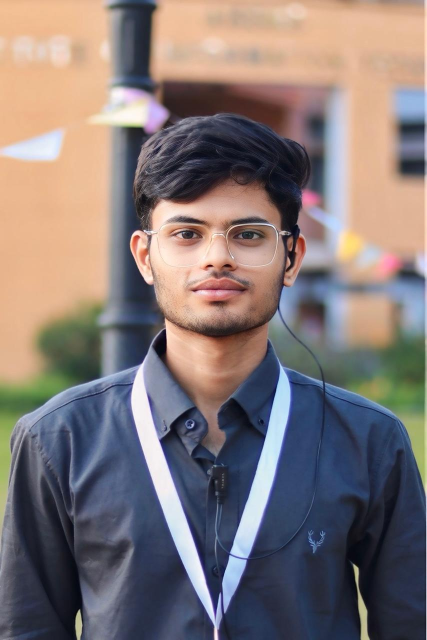
#> input picture Tushar_Narokar/task 5/task 5.2/sample_image.png, 854 x 1280 px (shown at 1/2 size)
$ jupyter execute image_processing_tasks.ipynb   (shell and % lines are left out)
#> lines starting #> are read from the running program, lines starting #| are printed output that depends on the picture; after the words box and inside, x2 and y2 are one past the last pixel; in counts of white or black regions, pixels touching at a corner belong together
# Image Processing Mini Tasks using OpenCV

This notebook demonstrates several core image processing techniques using the OpenCV library, including:
1. **Edge Detection** using the Canny algorithm.
2. **Image Thresholding** (Binary, Otsu, and Adaptive).
3. **Image Augmentation** (Flip, Rotate, and Brightness adjustment).

[cell 1]
import cv2
import numpy as np
import matplotlib.pyplot as plt


def show_image(image, title='Image', cmap=None):
    plt.figure(figsize=(8, 6))
    if len(image.shape) == 3:
        plt.imshow(cv2.cvtColor(image, cv2.COLOR_BGR2RGB))
    else:
        plt.imshow(image, cmap=cmap if cmap else 'gray')
    plt.title(title)
    plt.axis('off')
    plt.show()


img = cv2.imread('sample_image.png')
#> img is the input picture: shape (1280, 854, 3); mean B, G, R 118.8, 119.4, 130.9
show_image(img, 'Original Image')

## 1. Edge Detection (Canny)

The Canny edge detector is a multi-stage algorithm to detect a wide range of edges in images. It involves noise reduction, finding intensity gradients, non-maximum suppression, and hysteresis thresholding.

[cell 2]
gray = cv2.cvtColor(img, cv2.COLOR_BGR2GRAY)
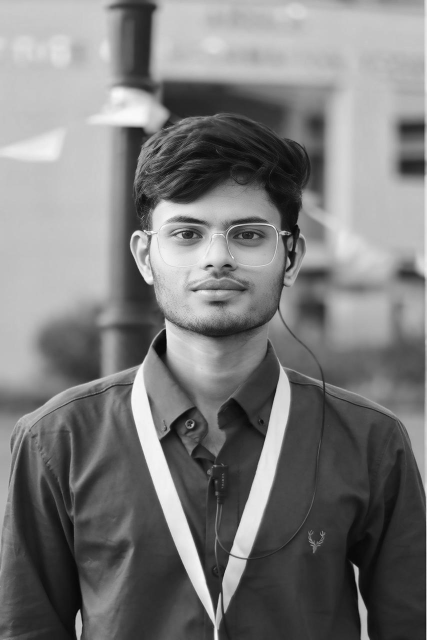
#> gray: shape (1280, 854) (shown at 1/2 size); min 1, max 253, mean 122.8
edges = cv2.Canny(gray, threshold1=100, threshold2=200)
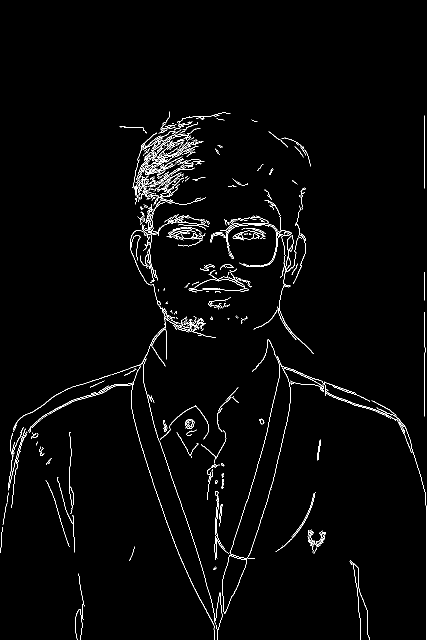
#> edges: shape (1280, 854) (shown at 1/2 size); 2% white in thin lines or dots, all inside (x1, y1, x2, y2) = (0, 223, 853, 1280)

show_image(edges, 'Canny Edge Detection')

## 2. Image Thresholding

Thresholding is used to create binary images from grayscale images.

[cell 3]
ret, thresh1 = cv2.threshold(gray, 127, 255, cv2.THRESH_BINARY)
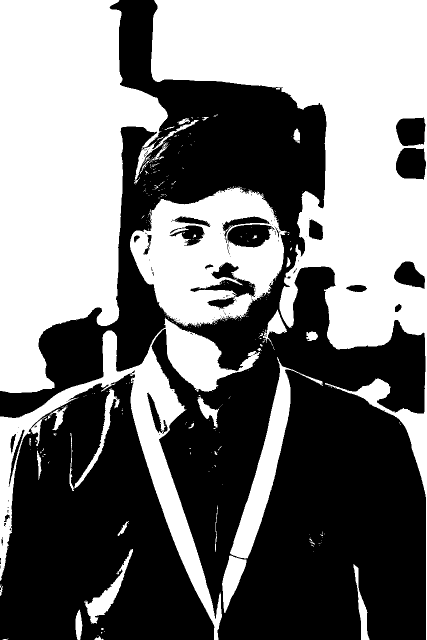
#> thresh1: shape (1280, 854) (shown at 1/2 size); 47.1% white; 323 white regions (284 under 20 px), largest, box (x1, y1, x2, y2) and area: (302, 0, 854, 1280) 206878, (0, 0, 397, 786) 174523, (0, 635, 521, 1280) 51381


ret2, thresh2 = cv2.threshold(gray, 0, 255, cv2.THRESH_BINARY + cv2.THRESH_OTSU)
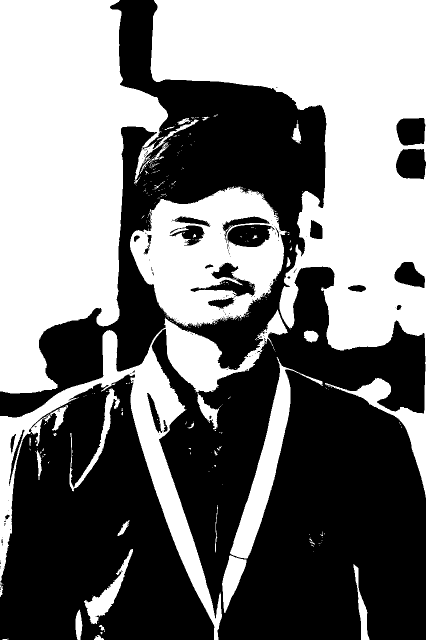
#> thresh2: shape (1280, 854) (shown at 1/2 size); 47.7% white; 307 white regions (272 under 20 px), largest, box (x1, y1, x2, y2) and area: (301, 0, 854, 1280) 209042, (0, 0, 397, 787) 175454, (0, 619, 576, 1280) 54230
#> ret2 = 125


thresh3 = cv2.adaptiveThreshold(gray, 255, cv2.ADAPTIVE_THRESH_GAUSSIAN_C, cv2.THRESH_BINARY, 11, 2)
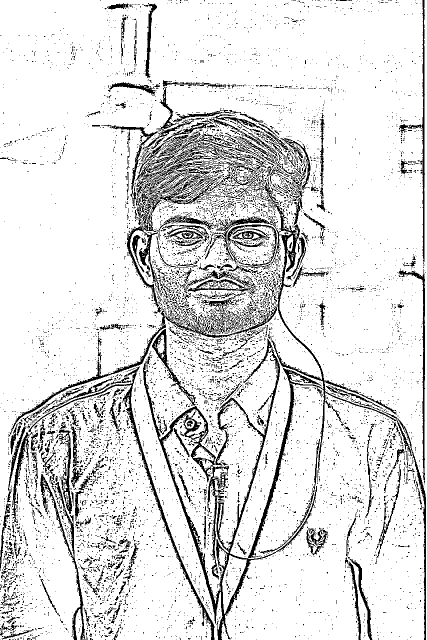
#> thresh3: shape (1280, 854) (shown at 1/2 size); 87% white; 8374 black regions (7871 under 20 px), largest, box (x1, y1, x2, y2) and area: (286, 354, 852, 1280) 28186, (254, 265, 460, 628) 10050, (57, 733, 429, 1280) 4269

plt.figure(figsize=(15, 5))
plt.subplot(131), plt.imshow(thresh1, 'gray'), plt.title('Global (127)'), plt.axis('off')
plt.subplot(132), plt.imshow(thresh2, 'gray'), plt.title('Otsu'), plt.axis('off')
plt.subplot(133), plt.imshow(thresh3, 'gray'), plt.title('Adaptive Gaussian'), plt.axis('off')
plt.show()

## 3. Image Augmentation

Data augmentation is essential for training robust machine learning models.

[cell 4]
flipped = cv2.flip(img, 1)
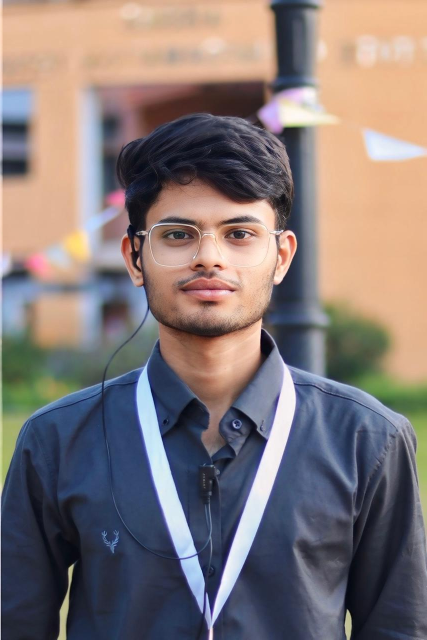
#> flipped: shape (1280, 854, 3) (shown at 1/2 size); mean B, G, R 118.8, 119.4, 130.9


height, width = img.shape[:2]
#> height = 1280; width = 854
rotation_matrix = cv2.getRotationMatrix2D((width/2, height/2), -90, 1)
rotated = cv2.warpAffine(img, rotation_matrix, (width, height))
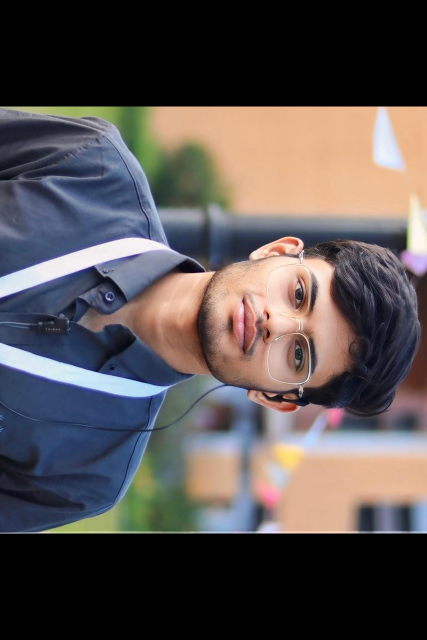
#> rotated: shape (1280, 854, 3) (shown at 1/2 size); mean B, G, R 80.9, 80.9, 87.4


matrix = np.ones(img.shape, dtype="uint8") * 50
brightened = cv2.add(img, matrix)
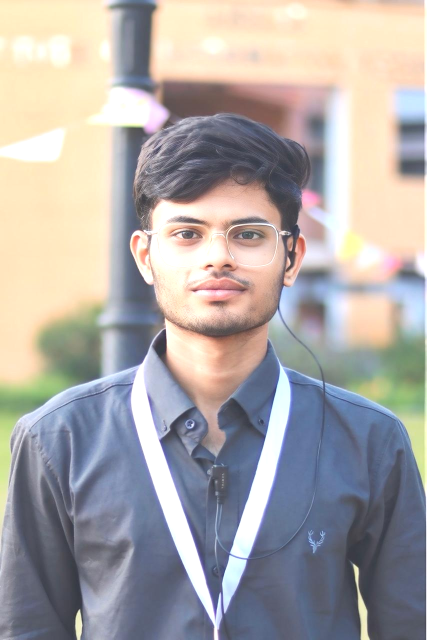
#> brightened: shape (1280, 854, 3) (shown at 1/2 size); mean B, G, R 167.1, 168.3, 173
darkened = cv2.subtract(img, matrix)
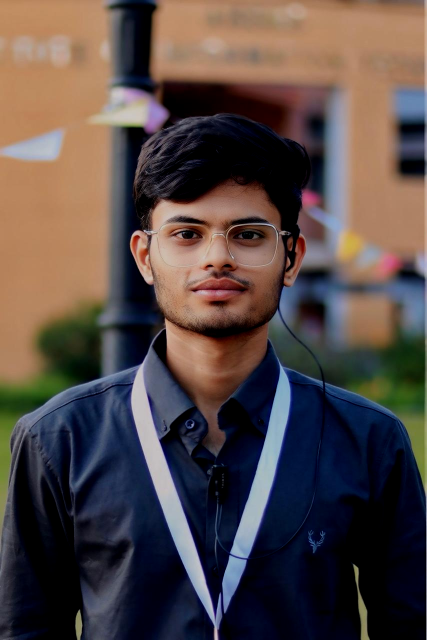
#> darkened: shape (1280, 854, 3) (shown at 1/2 size); mean B, G, R 70, 72, 84.5

plt.figure(figsize=(15, 10))
plt.subplot(221), plt.imshow(cv2.cvtColor(flipped, cv2.COLOR_BGR2RGB)), plt.title('Horizontal Flip'), plt.axis('off')
plt.subplot(222), plt.imshow(cv2.cvtColor(rotated, cv2.COLOR_BGR2RGB)), plt.title('90° Rotation'), plt.axis('off')
plt.subplot(223), plt.imshow(cv2.cvtColor(brightened, cv2.COLOR_BGR2RGB)), plt.title('Brightened'), plt.axis('off')
plt.subplot(224), plt.imshow(cv2.cvtColor(darkened, cv2.COLOR_BGR2RGB)), plt.title('Darkened'), plt.axis('off')
plt.show()
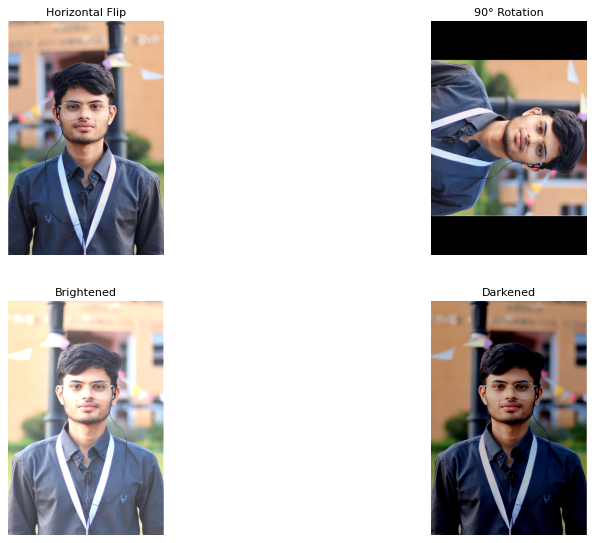
#> figure drawn by matplotlib, 4 panels
